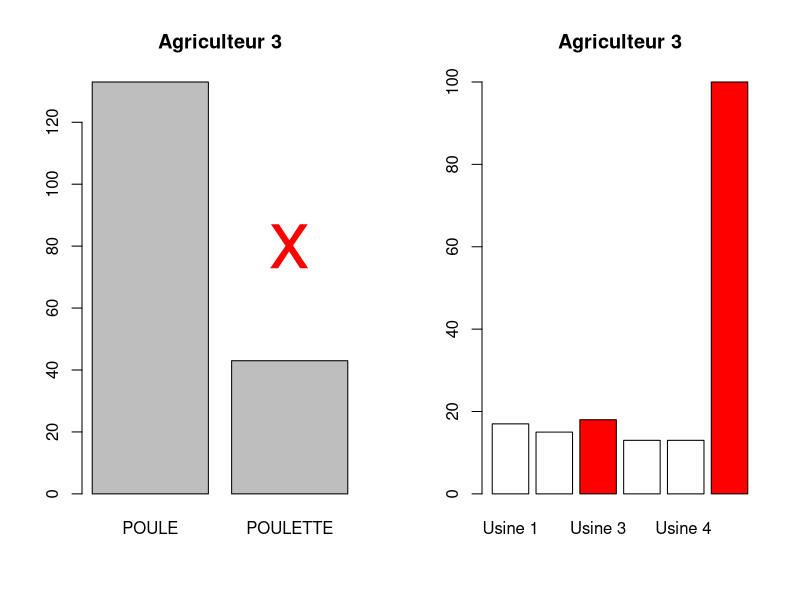
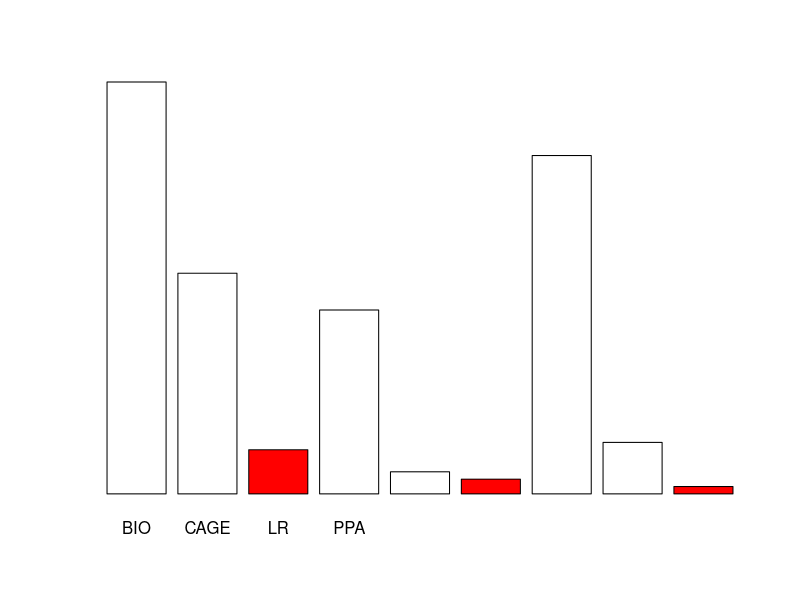

Here is the R script that generated these plots, in order: (Note: this script raises an error after producing the figures.)
dataTest <- read.table("JEU_1.csv",header=TRUE, na.strings = c("NA","-","VIDE"), sep=";", dec=",", row.names = )

head(dataTest)

## pour ligne l= ligne agriculteur à récupérer sur shiny
l <- 3 

#Boucle 
p<-nrow(dataTest)
n<-ncol(dataTest)

qt <- NULL
ql <- NULL
for (i in 1:n){
  if (is.numeric(dataTest[,i])) {
    qt <- c(qt,i)
  }else{
    ql <- c(ql,i)
  }
}

data_quali<-dataTest[,ql]
head(data_quali)
data_quanti<-dataTest[,qt]
data_quanti<-data_quanti[,-1] #pour supprimer la colonne des identifiants 
head(data_quanti)

##### Analyse par ligne ###########


### Analyse qualitative ###
  par(mfrow=c(1,2))
  
  Monx <- 0.7
  if (dataTest$PROD[l]=="POULETTE") Monx=1.9
  
  barplot(table(dataTest$PROD), main=paste("Agriculteur",l))
  points(x=Monx,y=80, col="red", pch="x", cex=5)
  
  
  o <- which(levels(dataTest$ALIMENT)==dataTest$ALIMENT[l])
  table(dataTest$ALIMENT)
  coleur <- rep("grey", nlevels(dataTest$ALIMENT))
  coleur[l] <- "red"
  barplot(table(dataTest$ALIMENT), col=coleur, main=paste("Agriculteur",l))
  
  par(mfrow=c(1,1))
  
  p <- which(levels(dataTest$TYPE)==dataTest$TYPE[l])
  table(dataTest$TYPE)
  coleur <- rep("grey", nlevels(dataTest$TYPE))
  coleur[l] <- "red"
  barplot(table(dataTest$TYPE), col=coleur, main=paste("Agriculteur",l))



### Analyse quantitative ###
  par(mfrow=c(1,1))
  
  q <- which(levels(dataTest$EstimationConso)==dataTest$EstimationConso[l])
  table(dataTest$EstimationConso)
  posi <-dataTest$NbPoules[c(l)] 
  posi2<-dataTest$EstimationConso[c(l)] 
  posi3<-dataTest$NbPoules[c(l)]

  
  
  hist(dataTest$EstimationConso, nclass = 10, prob = FALSE, col = "cornflowerblue", border = "white", 
       xlim = c(0, 0.0002), main =paste("Agriculteur",l), xlab = "Consommation", ylab = "Nombre d'éleveurs")
  text(0.000015, 55, paste("
                Estimation 
                Consommation 
                =", posi2), cex = 0.55)
  abline(v=posi2,col="red",lwd=1.5,lty=1)
  
  
  hist(dataTest$NbPoules, nclass = 10, prob = FALSE, col = "cornflowerblue", border = "white", 
       xlim = c(0, 16000), main =paste("Agriculteur",l), xlab = "Nombre de poules", ylab = "Nombre d'éleveurs")
  
  text(13000, 32, paste("Nb Total 
          éleveurs =", sum(complete.cases(dataTest$NbPoules))), cex = 0.75)
 
  
  
  abline(v=posi,col="red",lwd=1.5,lty=1)
  text(3000, 30, paste("Nb poules de l'éleveur =", posi), cex = 0.55)

